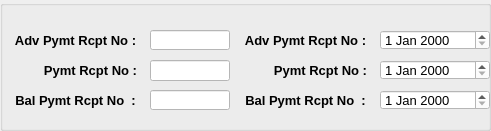
  <widget class="QGroupBox" name="groupBox_11">
   <property name="geometry">
    <rect>
     <x>580</x>
     <y>590</y>
     <width>491</width>
     <height>131</height>
    </rect>
   </property>
   <property name="styleSheet">
    <string notr="true">

QGroupBox
{
border:1px solid Black;
};

background-color: rgb(250, 210, 255);</string>
   </property>
   <property name="title">
    <string/>
   </property>
   <widget class="QLabel" name="Adv_Pymt_Rcpt_No_lbl">
    <property name="geometry">
     <rect>
      <x>10</x>
      <y>30</y>
      <width>131</width>
      <height>20</height>
     </rect>
    </property>
    <property name="font">
     <font>
      <pointsize>10</pointsize>
      <weight>75</weight>
      <bold>true</bold>
     </font>
    </property>
    <property name="text">
     <string>Adv Pymt Rcpt No :</string>
    </property>
    <property name="alignment">
     <set>Qt::AlignCenter</set>
    </property>
   </widget>
   <widget class="QLabel" name="Pymt_Rcpt_No_lbl">
    <property name="geometry">
     <rect>
      <x>40</x>
      <y>60</y>
      <width>101</width>
      <height>20</height>
     </rect>
    </property>
    <property name="font">
     <font>
      <pointsize>10</pointsize>
      <weight>75</weight>
      <bold>true</bold>
     </font>
    </property>
    <property name="text">
     <string>Pymt Rcpt No :</string>
    </property>
    <property name="alignment">
     <set>Qt::AlignCenter</set>
    </property>
   </widget>
   <widget class="QLabel" name="Bal_pymt_rcpt_no_lbl">
    <property name="geometry">
     <rect>
      <x>10</x>
      <y>90</y>
      <width>131</width>
      <height>20</height>
     </rect>
    </property>
    <property name="font">
     <font>
      <pointsize>10</pointsize>
      <weight>75</weight>
      <bold>true</bold>
     </font>
    </property>
    <property name="text">
     <string>Bal Pymt Rcpt No  :</string>
    </property>
    <property name="alignment">
     <set>Qt::AlignCenter</set>
    </property>
   </widget>
   <widget class="QLineEdit" name="Bal_pymt_rcpt_no_txt">
    <property name="geometry">
     <rect>
      <x>150</x>
      <y>90</y>
      <width>80</width>
      <height>20</height>
     </rect>
    </property>
    <property name="font">
     <font>
      <pointsize>10</pointsize>
     </font>
    </property>
    <property name="styleSheet">
     <string notr="true">background-color: rgb(255, 255, 255);</string>
    </property>
   </widget>
   <widget class="QLineEdit" name="Pymt_rcpt_no_txt">
    <property name="geometry">
     <rect>
      <x>150</x>
      <y>60</y>
      <width>80</width>
      <height>21</height>
     </rect>
    </property>
    <property name="font">
     <font>
      <pointsize>10</pointsize>
     </font>
    </property>
    <property name="styleSheet">
     <string notr="true">background-color: rgb(255, 255, 255);</string>
    </property>
   </widget>
   <widget class="QGroupBox" name="groupBox_12">
    <property name="geometry">
     <rect>
      <x>630</x>
      <y>300</y>
      <width>481</width>
      <height>111</height>
     </rect>
    </property>
    <property name="title">
     <string/>
    </property>
    <widget class="QLabel" name="label_81">
     <property name="geometry">
      <rect>
       <x>40</x>
       <y>0</y>
       <width>81</width>
       <height>20</height>
      </rect>
     </property>
     <property name="font">
      <font>
       <pointsize>10</pointsize>
       <weight>75</weight>
       <bold>true</bold>
      </font>
     </property>
     <property name="styleSheet">
      <string notr="true">color: rgb(0, 138, 0);</string>
     </property>
     <property name="text">
      <string>Tax Detail</string>
     </property>
     <property name="alignment">
      <set>Qt::AlignCenter</set>
     </property>
    </widget>
    <widget class="QLabel" name="label_82">
     <property name="geometry">
      <rect>
       <x>10</x>
       <y>30</y>
       <width>111</width>
       <height>20</height>
      </rect>
     </property>
     <property name="font">
      <font>
       <pointsize>10</pointsize>
       <weight>75</weight>
       <bold>true</bold>
      </font>
     </property>
     <property name="text">
      <string>Local Sale Tax :</string>
     </property>
     <property name="alignment">
      <set>Qt::AlignCenter</set>
     </property>
    </widget>
    <widget class="QLabel" name="label_83">
     <property name="geometry">
      <rect>
       <x>10</x>
       <y>60</y>
       <width>121</width>
       <height>20</height>
      </rect>
     </property>
     <property name="font">
      <font>
       <pointsize>10</pointsize>
       <weight>75</weight>
       <bold>true</bold>
      </font>
     </property>
     <property name="text">
      <string>Service Tax  :</string>
     </property>
     <property name="alignment">
      <set>Qt::AlignCenter</set>
     </property>
    </widget>
    <widget class="QLabel" name="label_84">
     <property name="geometry">
      <rect>
       <x>10</x>
       <y>90</y>
       <width>111</width>
       <height>20</height>
      </rect>
     </property>
     <property name="font">
      <font>
       <pointsize>10</pointsize>
       <weight>75</weight>
       <bold>true</bold>
      </font>
     </property>
     <property name="text">
      <string>Octori Details :</string>
     </property>
     <property name="alignment">
      <set>Qt::AlignCenter</set>
     </property>
    </widget>
   </widget>
   <widget class="QLineEdit" name="Adv_Pymt_Rcpt_No_txt">
    <property name="geometry">
     <rect>
      <x>150</x>
      <y>30</y>
      <width>80</width>
      <height>20</height>
     </rect>
    </property>
    <property name="font">
     <font>
      <pointsize>10</pointsize>
     </font>
    </property>
    <property name="styleSheet">
     <string notr="true">background-color: rgb(255, 255, 255);</string>
    </property>
   </widget>
   <widget class="QGroupBox" name="groupBox_13">
    <property name="geometry">
     <rect>
      <x>850</x>
      <y>320</y>
      <width>481</width>
      <height>111</height>
     </rect>
    </property>
    <property name="title">
     <string/>
    </property>
    <widget class="QLabel" name="label_85">
     <property name="geometry">
      <rect>
       <x>40</x>
       <y>0</y>
       <width>81</width>
       <height>20</height>
      </rect>
     </property>
     <property name="font">
      <font>
       <pointsize>10</pointsize>
       <weight>75</weight>
       <bold>true</bold>
      </font>
     </property>
     <property name="styleSheet">
      <string notr="true">color: rgb(0, 138, 0);</string>
     </property>
     <property name="text">
      <string>Tax Detail</string>
     </property>
     <property name="alignment">
      <set>Qt::AlignCenter</set>
     </property>
    </widget>
    <widget class="QLabel" name="label_86">
     <property name="geometry">
      <rect>
       <x>10</x>
       <y>30</y>
       <width>111</width>
       <height>20</height>
      </rect>
     </property>
     <property name="font">
      <font>
       <pointsize>10</pointsize>
       <weight>75</weight>
       <bold>true</bold>
      </font>
     </property>
     <property name="text">
      <string>Local Sale Tax :</string>
     </property>
     <property name="alignment">
      <set>Qt::AlignCenter</set>
     </property>
    </widget>
    <widget class="QLabel" name="label_87">
     <property name="geometry">
      <rect>
       <x>10</x>
       <y>60</y>
       <width>121</width>
       <height>20</height>
      </rect>
     </property>
     <property name="font">
      <font>
       <pointsize>10</pointsize>
       <weight>75</weight>
       <bold>true</bold>
      </font>
     </property>
     <property name="text">
      <string>Service Tax  :</string>
     </property>
     <property name="alignment">
      <set>Qt::AlignCenter</set>
     </property>
    </widget>
    <widget class="QLabel" name="label_88">
     <property name="geometry">
      <rect>
       <x>10</x>
       <y>90</y>
       <width>111</width>
       <height>20</height>
      </rect>
     </property>
     <property name="font">
      <font>
       <pointsize>10</pointsize>
       <weight>75</weight>
       <bold>true</bold>
      </font>
     </property>
     <property name="text">
      <string>Octori Details :</string>
     </property>
     <property name="alignment">
      <set>Qt::AlignCenter</set>
     </property>
    </widget>
   </widget>
   <widget class="QGroupBox" name="groupBox_14">
    <property name="geometry">
     <rect>
      <x>660</x>
      <y>270</y>
      <width>481</width>
      <height>131</height>
     </rect>
    </property>
    <property name="title">
     <string/>
    </property>
    <widget class="QLabel" name="label_90">
     <property name="geometry">
      <rect>
       <x>40</x>
       <y>0</y>
       <width>81</width>
       <height>20</height>
      </rect>
     </property>
     <property name="font">
      <font>
       <pointsize>10</pointsize>
       <weight>75</weight>
       <bold>true</bold>
      </font>
     </property>
     <property name="styleSheet">
      <string notr="true">color: rgb(0, 138, 0);</string>
     </property>
     <property name="text">
      <string>Tax Detail</string>
     </property>
     <property name="alignment">
      <set>Qt::AlignCenter</set>
     </property>
    </widget>
    <widget class="QLabel" name="label_91">
     <property name="geometry">
      <rect>
       <x>10</x>
       <y>30</y>
       <width>111</width>
       <height>20</height>
      </rect>
     </property>
     <property name="font">
      <font>
       <pointsize>10</pointsize>
       <weight>75</weight>
       <bold>true</bold>
      </font>
     </property>
     <property name="text">
      <string>Local Sale Tax :</string>
     </property>
     <property name="alignment">
      <set>Qt::AlignCenter</set>
     </property>
    </widget>
    <widget class="QLabel" name="label_92">
     <property name="geometry">
      <rect>
       <x>10</x>
       <y>60</y>
       <width>121</width>
       <height>20</height>
      </rect>
     </property>
     <property name="font">
      <font>
       <pointsize>10</pointsize>
       <weight>75</weight>
       <bold>true</bold>
      </font>
     </property>
     <property name="text">
      <string>Service Tax  :</string>
     </property>
     <property name="alignment">
      <set>Qt::AlignCenter</set>
     </property>
    </widget>
    <widget class="QLabel" name="label_93">
     <property name="geometry">
      <rect>
       <x>10</x>
       <y>90</y>
       <width>111</width>
       <height>20</height>
      </rect>
     </property>
     <property name="font">
      <font>
       <pointsize>10</pointsize>
       <weight>75</weight>
       <bold>true</bold>
      </font>
     </property>
     <property name="text">
      <string>Octori Details :</string>
     </property>
     <property name="alignment">
      <set>Qt::AlignCenter</set>
     </property>
    </widget>
    <widget class="QLineEdit" name="lineEdit_40">
     <property name="geometry">
      <rect>
       <x>130</x>
       <y>90</y>
       <width>80</width>
       <height>20</height>
      </rect>
     </property>
     <property name="font">
      <font>
       <pointsize>10</pointsize>
      </font>
     </property>
    </widget>
    <widget class="QLineEdit" name="lineEdit_41">
     <property name="geometry">
      <rect>
       <x>130</x>
       <y>60</y>
       <width>80</width>
       <height>21</height>
      </rect>
     </property>
     <property name="font">
      <font>
       <pointsize>10</pointsize>
      </font>
     </property>
    </widget>
    <widget class="QGroupBox" name="groupBox_15">
     <property name="geometry">
      <rect>
       <x>630</x>
       <y>300</y>
       <width>481</width>
       <height>111</height>
      </rect>
     </property>
     <property name="title">
      <string/>
     </property>
     <widget class="QLabel" name="label_94">
      <property name="geometry">
       <rect>
        <x>40</x>
        <y>0</y>
        <width>81</width>
        <height>20</height>
       </rect>
      </property>
      <property name="font">
       <font>
        <pointsize>10</pointsize>
        <weight>75</weight>
        <bold>true</bold>
       </font>
      </property>
      <property name="styleSheet">
       <string notr="true">color: rgb(0, 138, 0);</string>
      </property>
      <property name="text">
       <string>Tax Detail</string>
      </property>
      <property name="alignment">
       <set>Qt::AlignCenter</set>
      </property>
     </widget>
     <widget class="QLabel" name="label_95">
      <property name="geometry">
       <rect>
        <x>10</x>
        <y>30</y>
        <width>111</width>
        <height>20</height>
       </rect>
      </property>
      <property name="font">
       <font>
        <pointsize>10</pointsize>
        <weight>75</weight>
        <bold>true</bold>
       </font>
      </property>
      <property name="text">
       <string>Local Sale Tax :</string>
      </property>
      <property name="alignment">
       <set>Qt::AlignCenter</set>
      </property>
     </widget>
     <widget class="QLabel" name="label_96">
      <property name="geometry">
       <rect>
        <x>10</x>
        <y>60</y>
        <width>121</width>
        <height>20</height>
       </rect>
      </property>
      <property name="font">
       <font>
        <pointsize>10</pointsize>
        <weight>75</weight>
        <bold>true</bold>
       </font>
      </property>
      <property name="text">
       <string>Service Tax  :</string>
      </property>
      <property name="alignment">
       <set>Qt::AlignCenter</set>
      </property>
     </widget>
     <widget class="QLabel" name="label_97">
      <property name="geometry">
       <rect>
        <x>10</x>
        <y>90</y>
        <width>111</width>
        <height>20</height>
       </rect>
      </property>
      <property name="font">
       <font>
        <pointsize>10</pointsize>
        <weight>75</weight>
        <bold>true</bold>
       </font>
      </property>
      <property name="text">
       <string>Octori Details :</string>
      </property>
      <property name="alignment">
       <set>Qt::AlignCenter</set>
      </property>
     </widget>
    </widget>
    <widget class="QLineEdit" name="lineEdit_42">
     <property name="geometry">
      <rect>
       <x>130</x>
       <y>30</y>
       <width>80</width>
       <height>20</height>
      </rect>
     </property>
     <property name="font">
      <font>
       <pointsize>10</pointsize>
      </font>
     </property>
    </widget>
    <widget class="QLineEdit" name="lineEdit_43">
     <property name="geometry">
      <rect>
       <x>390</x>
       <y>90</y>
       <width>80</width>
       <height>20</height>
      </rect>
     </property>
     <property name="font">
      <font>
       <pointsize>10</pointsize>
      </font>
     </property>
    </widget>
    <widget class="QLineEdit" name="lineEdit_44">
     <property name="geometry">
      <rect>
       <x>390</x>
       <y>60</y>
       <width>80</width>
       <height>21</height>
      </rect>
     </property>
     <property name="font">
      <font>
       <pointsize>10</pointsize>
      </font>
     </property>
    </widget>
    <widget class="QGroupBox" name="groupBox_16">
     <property name="geometry">
      <rect>
       <x>850</x>
       <y>320</y>
       <width>481</width>
       <height>111</height>
      </rect>
     </property>
     <property name="title">
      <string/>
     </property>
     <widget class="QLabel" name="label_98">
      <property name="geometry">
       <rect>
        <x>40</x>
        <y>0</y>
        <width>81</width>
        <height>20</height>
       </rect>
      </property>
      <property name="font">
       <font>
        <pointsize>10</pointsize>
        <weight>75</weight>
        <bold>true</bold>
       </font>
      </property>
      <property name="styleSheet">
       <string notr="true">color: rgb(0, 138, 0);</string>
      </property>
      <property name="text">
       <string>Tax Detail</string>
      </property>
      <property name="alignment">
       <set>Qt::AlignCenter</set>
      </property>
     </widget>
     <widget class="QLabel" name="label_99">
      <property name="geometry">
       <rect>
        <x>10</x>
        <y>30</y>
        <width>111</width>
        <height>20</height>
       </rect>
      </property>
      <property name="font">
       <font>
        <pointsize>10</pointsize>
        <weight>75</weight>
        <bold>true</bold>
       </font>
      </property>
      <property name="text">
       <string>Local Sale Tax :</string>
      </property>
      <property name="alignment">
       <set>Qt::AlignCenter</set>
      </property>
     </widget>
     <widget class="QLabel" name="label_100">
      <property name="geometry">
       <rect>
        <x>10</x>
        <y>60</y>
        <width>121</width>
        <height>20</height>
       </rect>
      </property>
      <property name="font">
       <font>
        <pointsize>10</pointsize>
        <weight>75</weight>
        <bold>true</bold>
       </font>
      </property>
      <property name="text">
       <string>Service Tax  :</string>
      </property>
      <property name="alignment">
       <set>Qt::AlignCenter</set>
      </property>
     </widget>
     <widget class="QLabel" name="label_101">
      <property name="geometry">
       <rect>
        <x>10</x>
        <y>90</y>
        <width>111</width>
        <height>20</height>
       </rect>
      </property>
      <property name="font">
       <font>
        <pointsize>10</pointsize>
        <weight>75</weight>
        <bold>true</bold>
       </font>
      </property>
      <property name="text">
       <string>Octori Details :</string>
      </property>
      <property name="alignment">
       <set>Qt::AlignCenter</set>
      </property>
     </widget>
    </widget>
    <widget class="QLineEdit" name="lineEdit_45">
     <property name="geometry">
      <rect>
       <x>390</x>
       <y>30</y>
       <width>80</width>
       <height>20</height>
      </rect>
     </property>
     <property name="font">
      <font>
       <pointsize>10</pointsize>
      </font>
     </property>
    </widget>
   </widget>
   <widget class="QLabel" name="Adv_pymt_rcpt_no_lbl">
    <property name="geometry">
     <rect>
      <x>240</x>
      <y>30</y>
      <width>131</width>
      <height>20</height>
     </rect>
    </property>
    <property name="font">
     <font>
      <pointsize>10</pointsize>
      <weight>75</weight>
      <bold>true</bold>
     </font>
    </property>
    <property name="text">
     <string>Adv Pymt Rcpt No :</string>
    </property>
    <property name="alignment">
     <set>Qt::AlignCenter</set>
    </property>
   </widget>
   <widget class="QLabel" name="Pymt_rcpt_no_lbl">
    <property name="geometry">
     <rect>
      <x>270</x>
      <y>60</y>
      <width>101</width>
      <height>20</height>
     </rect>
    </property>
    <property name="font">
     <font>
      <pointsize>10</pointsize>
      <weight>75</weight>
      <bold>true</bold>
     </font>
    </property>
    <property name="text">
     <string>Pymt Rcpt No :</string>
    </property>
    <property name="alignment">
     <set>Qt::AlignCenter</set>
    </property>
   </widget>
   <widget class="QLabel" name="Bal_pymt_rcpt_no_lbl_2">
    <property name="geometry">
     <rect>
      <x>240</x>
      <y>90</y>
      <width>131</width>
      <height>20</height>
     </rect>
    </property>
    <property name="font">
     <font>
      <pointsize>10</pointsize>
      <weight>75</weight>
      <bold>true</bold>
     </font>
    </property>
    <property name="text">
     <string>Bal Pymt Rcpt No  :</string>
    </property>
    <property name="alignment">
     <set>Qt::AlignCenter</set>
    </property>
   </widget>
   <widget class="QDateEdit" name="Adv_pymt_rcpt_no_dateEdit">
    <property name="geometry">
     <rect>
      <x>380</x>
      <y>30</y>
      <width>110</width>
      <height>20</height>
     </rect>
    </property>
    <property name="font">
     <font>
      <pointsize>10</pointsize>
     </font>
    </property>
    <property name="styleSheet">
     <string notr="true">background-color: rgb(255, 255, 255);</string>
    </property>
   </widget>
   <widget class="QDateEdit" name="Bal_pymt_rcpt_no_dateEdit">
    <property name="geometry">
     <rect>
      <x>380</x>
      <y>90</y>
      <width>110</width>
      <height>20</height>
     </rect>
    </property>
    <property name="font">
     <font>
      <pointsize>10</pointsize>
     </font>
    </property>
    <property name="styleSheet">
     <string notr="true">background-color: rgb(255, 255, 255);</string>
    </property>
   </widget>
   <widget class="QDateEdit" name="Pymt_rcpt_no_dateEdit">
    <property name="geometry">
     <rect>
      <x>380</x>
      <y>60</y>
      <width>110</width>
      <height>20</height>
     </rect>
    </property>
    <property name="font">
     <font>
      <pointsize>10</pointsize>
     </font>
    </property>
    <property name="styleSheet">
     <string notr="true">background-color: rgb(255, 255, 255);</string>
    </property>
   </widget>
  </widget>
